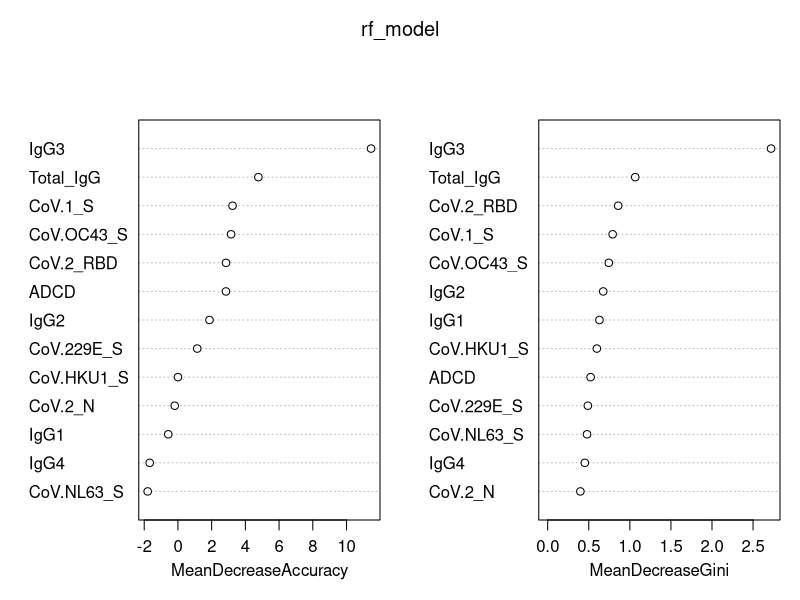
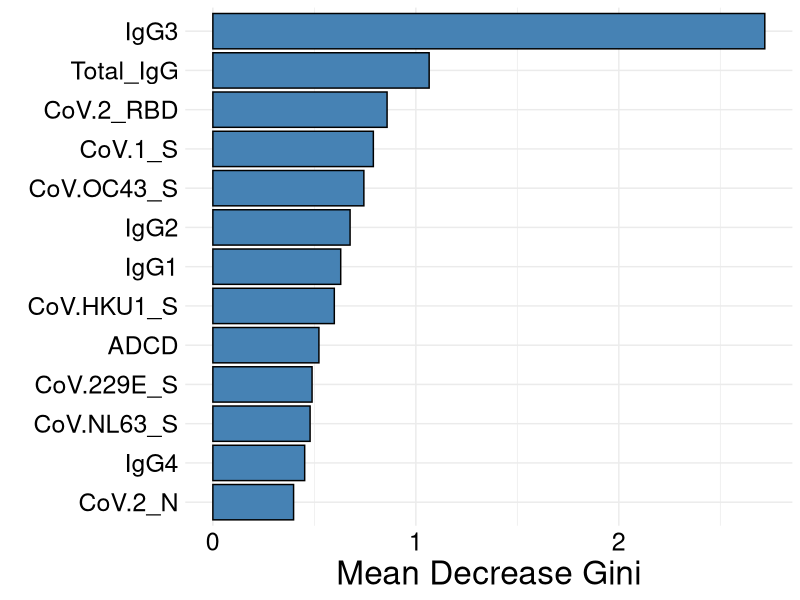
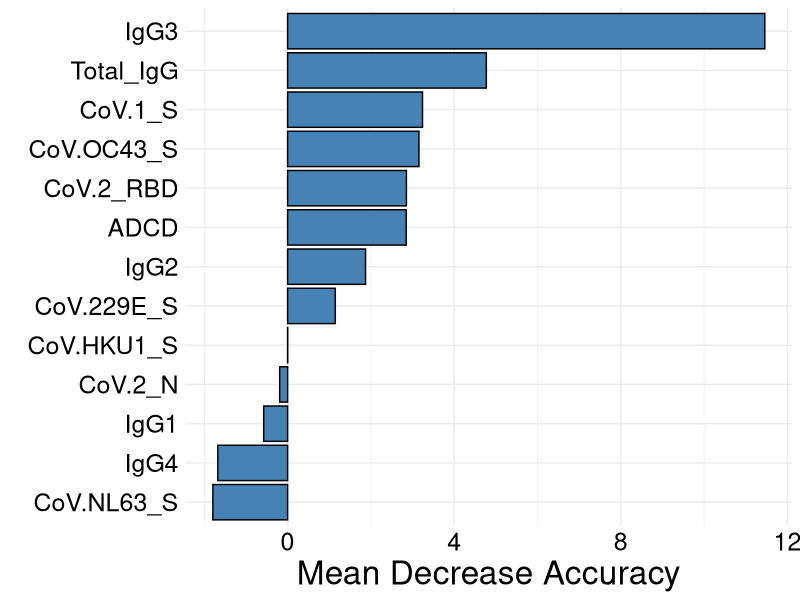
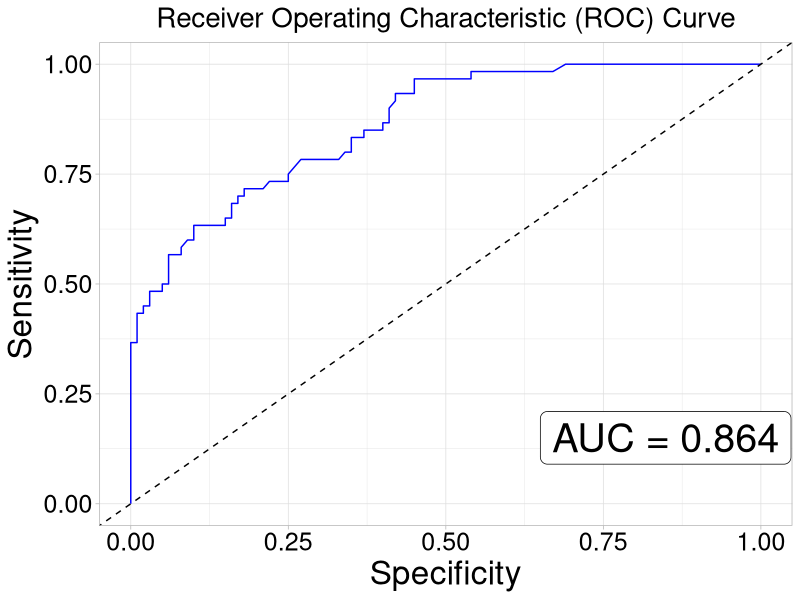

The R script that drew these images, in order:
library(randomForest)
library(ggplot2)
library(caret)  # For stratified sampling
library(pROC)   # For ROC curve and AUC calculation

# Load the data
MyData <- read.csv("Class_Data_2.csv")

# Convert 'Enhancement' to a factor (target variable)
MyData$Enhancement <- as.factor(MyData$Enhancement)

# Remove the 'ID' column for the analysis
MyData <- MyData[ , -1]  # Removes the first column (ID)

# Check the structure of your data
str(MyData)

# Initialize variables to store results
n_iterations <- 20  # Set how many times you want to repeat the testing
set.seed(123)  # Set seed for reproducibility

# Create vectors to store accuracy, confusion matrices, and AUC for each iteration
all_accuracies <- numeric(n_iterations)
all_confusion_matrices <- list()
all_auc <- numeric(n_iterations)

# Initialize lists to store predicted probabilities and true labels across all iterations
all_pred_probs <- c()  # This will hold all predicted probabilities for the positive class
all_true_labels <- c() # This will hold all true labels

# Loop through multiple iterations to split and train/test
for (i in 1:n_iterations) {
  # Set seed for each iteration to ensure reproducibility
  set.seed(123 + i)  # Changing the seed slightly each time
  
  # Stratified sampling: create a partition keeping an even distribution of the target variable
  train_index <- createDataPartition(MyData$Enhancement, p = 0.7, list = FALSE)  # 70% training
  train_data <- MyData[train_index, ]
  test_data <- MyData[-train_index, ]
  
  # Train the Random Forest model
  rf_model <- randomForest(Enhancement ~ ., data = train_data, ntree = 500, mtry = 4, importance = TRUE, proximity = TRUE)
  
  # Predict probabilities on the test data
  pred_prob <- predict(rf_model, newdata = test_data, type = "prob")[,2]  # Get probabilities for the positive class
  
  # Store predicted probabilities and true labels for this iteration
  all_pred_probs <- c(all_pred_probs, pred_prob)
  all_true_labels <- c(all_true_labels, as.numeric(test_data$Enhancement))  # Convert factor to numeric
  
  # Predict class labels
  predictions <- predict(rf_model, newdata = test_data)
  
  # Confusion matrix to assess the model's performance
  confusion_matrix <- table(test_data$Enhancement, predictions)
  
  # Store the confusion matrix
  all_confusion_matrices[[i]] <- confusion_matrix
  
  # Calculate accuracy
  accuracy <- sum(diag(confusion_matrix)) / sum(confusion_matrix)
  all_accuracies[i] <- accuracy
  
  # Calculate AUC
  roc_obj <- roc(test_data$Enhancement, pred_prob)
  all_auc[i] <- auc(roc_obj)
}

# Print all accuracies
print(all_accuracies)

# Calculate the mean accuracy over all iterations
mean_accuracy <- mean(all_accuracies)
print(paste("Mean Accuracy:", round(mean_accuracy * 100, 2), "%"))

# Calculate standard deviation of accuracies
std_accuracy <- sd(all_accuracies)
print(paste("Standard Deviation of Accuracy:", round(std_accuracy, 4)))

# Coefficient of Variation for Accuracy
cv_accuracy <- (std_accuracy / mean(all_accuracies)) * 100
print(paste("Coefficient of Variation (Accuracy):", round(cv_accuracy, 2), "%"))

# Calculate the mean AUC over all iterations
mean_auc <- mean(all_auc)
print(paste("Mean AUC:", round(mean_auc, 4)))

# Calculate standard deviation of AUC
std_auc <- sd(all_auc)
print(paste("Standard Deviation of AUC:", round(std_auc, 4)))

# Coefficient of Variation for AUC
cv_auc <- (std_auc / mean(all_auc)) * 100
print(paste("Coefficient of Variation (AUC):", round(cv_auc, 2), "%"))

# Plot average ROC curve using all aggregated predictions and labels
average_roc <- roc(all_true_labels, all_pred_probs)

# Plotting with ggplot
# Extract ROC data
roc_data <- data.frame(
  FPR = 1 - average_roc$specificities,  # False Positive Rate (1 - Specificity)
  TPR = average_roc$sensitivities   # True Positive Rate (Sensitivity)
)

Figure_roc <- ggplot(data = roc_data,
       mapping = aes(x = FPR,
                     y = TPR))+
  scale_x_continuous(limits = c(0,1))+
  scale_y_continuous(limits = c(0,1))+
  geom_path(color = "blue")+
  geom_abline(slope = 1, intercept = 0, linetype = "dashed", color = "black")+
  labs(x = "Specificity", y = "Sensitivity", title = "Receiver Operating Characteristic (ROC) Curve")+
  theme_light()+
  annotate("label", x = 0.65, y = 0.15, label = paste("AUC =", round(auc(average_roc), 4)), 
           color = "black", size = 10, hjust = 0)+
  theme(axis.title.x = element_text(size = 24),  # Adjust x-axis label size
        axis.title.y = element_text(size = 24),
        axis.text.x = element_text(size = 18, color = "black"),   # Adjust x-axis tick label size
        axis.text.y = element_text(size = 18, colour = "black"),   # Adjust y-axis tick label size
        plot.title = element_text(size = 20, hjust = 0.5))  # Adjust y-axis label size

# Plot variable importance from the last model (or you can choose to average across iterations)
varImpPlot(rf_model)

# Extract the importance values from the last trained model
importance_values <- importance(rf_model)

# Create a data frame for plotting Gini
gini_df <- data.frame(Feature = rownames(importance_values),
                            MeanDecreaseGini = importance_values[, "MeanDecreaseGini"])

# Plot Mean Decrease Gini
Figure_Gini <- ggplot(gini_df, aes(x = reorder(Feature, MeanDecreaseGini), y = MeanDecreaseGini)) +
  geom_bar(stat = "identity", fill = "steelblue", color = "black") +
  coord_flip() +  # Flip the axes for better visibility
  labs(x = "", y = "Mean Decrease Gini") +
  theme_minimal()+
  theme(axis.title.x = element_text(size = 24),  # Adjust x-axis label size
        axis.text.x = element_text(size = 18, color = "black"),   # Adjust x-axis tick label size
        axis.text.y = element_text(size = 18, colour = "black"),   # Adjust y-axis tick label size
        plot.title = element_text(size = 20, hjust = 0.5))  # Adjust y-axis label size

# Create a data frame for plotting Accuracy
accuracy_df <- data.frame(Feature = rownames(importance_values),
                      MeanDecreaseAccuracy = importance_values[, "MeanDecreaseAccuracy"])

# Plot Mean Decrease Accuracy
Figure_acc <- ggplot(accuracy_df, aes(x = reorder(Feature, MeanDecreaseAccuracy), y = MeanDecreaseAccuracy)) +
  geom_bar(stat = "identity", fill = "steelblue", color = "black") +
  coord_flip() +
  labs(x = "", y = "Mean Decrease Accuracy") +
  theme_minimal() +
  theme(axis.title.x = element_text(size = 24),  # Adjust x-axis label size
        axis.text.x = element_text(size = 18, color = "black"),   # Adjust x-axis tick label size
        axis.text.y = element_text(size = 18, colour = "black"),   # Adjust y-axis tick label size
        plot.title = element_text(size = 20, hjust = 0.5))  # Adjust y-axis label size

# Export Images
ggsave("Figure_Gini_2.jpg", plot = Figure_Gini, dpi = 300, width = 10, height = 6, units = "in")
ggsave("Figure_acc_2.jpg", plot = Figure_acc, dpi = 300, width = 10, height = 6, units = "in")
ggsave("Figure_roc.jpg", plot = Figure_roc, dpi = 300, width = 10, height = 6, units = "in")

